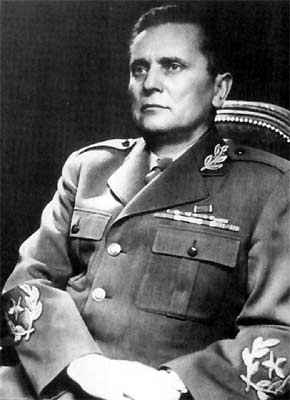
#> input picture images/test.jpg, 290 x 400 px, found by its file name
$ python capture.py
#> lines starting #> are read from the running program, lines starting #| are printed output that depends on the picture; after the words box and inside, x2 and y2 are one past the last pixel; in counts of white or black regions, pixels touching at a corner belong together
#Import numpy and cv2 libraries
import numpy as np
import cv2 as cv


# Create Haar Cascade for recognition functionality.
face_cascade = cv.CascadeClassifier('haarcascade_frontalface_default.xml')
eye_cascade = cv.CascadeClassifier('haarcascade_eye.xml')

# Create variables. `image` contains the image to analyze and `convert` converts the image to grayscale
image = cv.imread('test.jpg')
#> image is the input picture: shape (400, 290, 3); min 0, max 255, mean 96.3
convert = cv.cvtColor(image, cv.COLOR_BGR2GRAY)

# OpenCV function for facial recognition.
face = face_cascade.detectMultiScale(convert, 1.9, 5)
#> face = [[111, 35, 87, 87]]

# Label faces.
for (x,y,w,h) in face:
    cv.rectangle(image,(x,y),(x+w,y+h),(255,0,0),2)
    grayscale = convert[y:y+h, x:x+w]
    original = image[y:y+h, x:x+w]

    # OpenCV function for eye recognition
    eyes = eye_cascade.detectMultiScale(grayscale)
    for (ex,ey,ew,eh) in eyes:
        cv.rectangle(original,(ex,ey),(ex+ew,ey+eh),(0,255,0),2)
#> this loop made 1 pass
#> (x, y, w, h, eyes) on pass 1: (111, 35, 87, 87, [[48, 19, 26, 26], [18, 24, 22, 22]])
#> pass 1, `grayscale = convert[y:y+h, x:x+w]`:
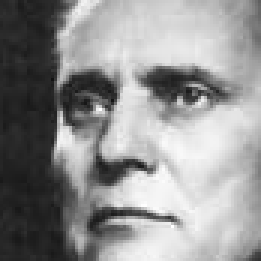
#> grayscale: shape (87, 87) (shown 3 times larger); min 18, max 255, mean 144.9
#> pass 1, `original = image[y:y+h, x:x+w]`:
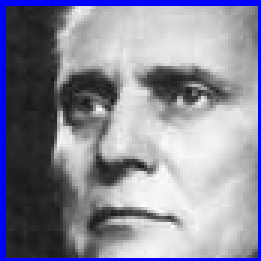
#> original: shape (87, 87, 3) (shown 3 times larger); mean B, G, R 154.8, 137.5, 137.5
#> after the loop:
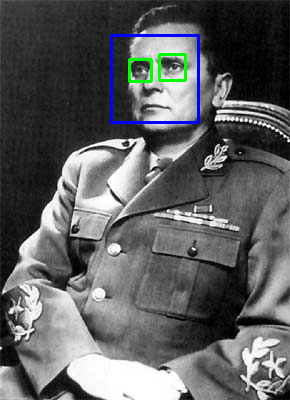
#> image: shape (400, 290, 3); 1.39% of pixels changed, all inside (x1, y1, x2, y2) = (110, 34, 200, 124)
#> after the loop:
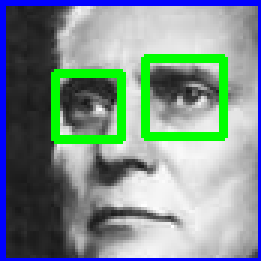
#> original: shape (87, 87, 3) (shown 3 times larger); 7.5% of pixels changed, all inside (x1, y1, x2, y2) = (17, 18, 76, 48)

# Print and write image with labeling.
cv.imshow('image',image)
cv.imwrite('res.jpg',image)
cv.waitKey(0)
cv.destroyAllWindows()

$ run again, with images/title.jpg copied over images/test.jpg
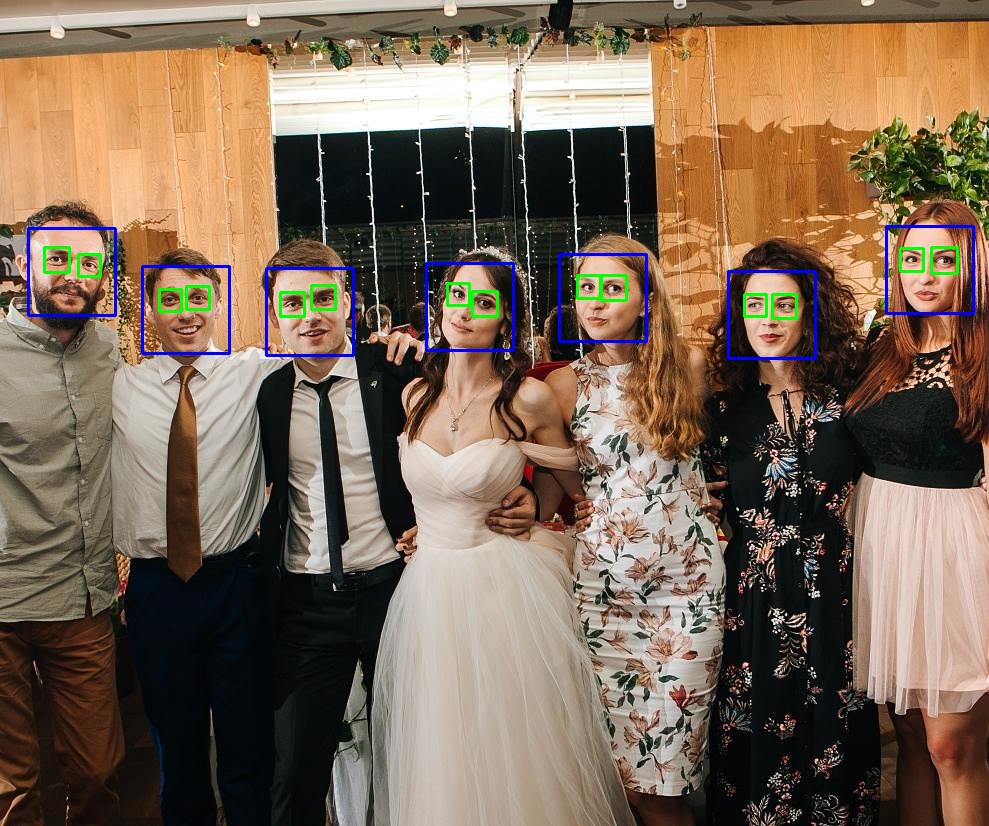
#> input picture images/title.jpg, 989 x 826 px, found by its file name
#> image is the input picture: shape (826, 989, 3); mean B, G, R 86, 104, 123.7
#> `convert = cv.cvtColor(image, cv.COLOR_BGR2GRAY)`:
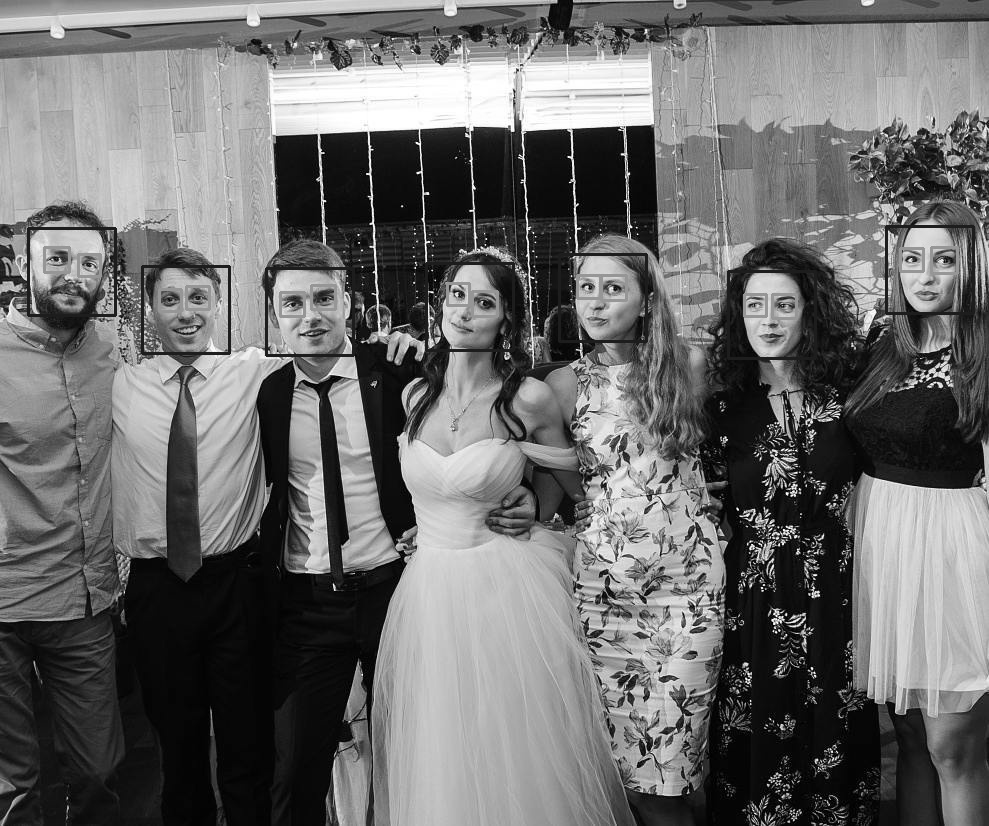
#> convert: shape (826, 989); min 0, max 255, mean 107.8
#> face = [[887, 227, 87, 87], [559, 253, 87, 87], [144, 266, 87, 87], [427, 265, 87, 87], [728, 271, 87, 87], [269, 269, 87, 87]]
#> the loop `for (x,y,w,h) in face:` made 6 passes
#> (x, y, eyes) on passes 1 to 6: (887, 227, [[14, 22, 21, 21], [44, 20, 26, 26]]), (559, 253, [[18, 22, 22, 22], [43, 22, 24, 24]]), (144, 266, [[13, 25, 20, 20]]), (427, 265, [[45, 26, 23, 23]]), (728, 271, [[44, 23, 24, 24]]), (269, 269, [[12, 22, 23, 23], [40, 16, 28, 28]])
#> after the loop `for (x,y,w,h) in face:`:
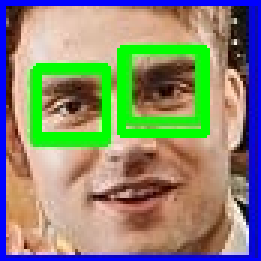
#> original: shape (87, 87, 3) (shown 3 times larger); mean B, G, R 116, 136.8, 138.1
